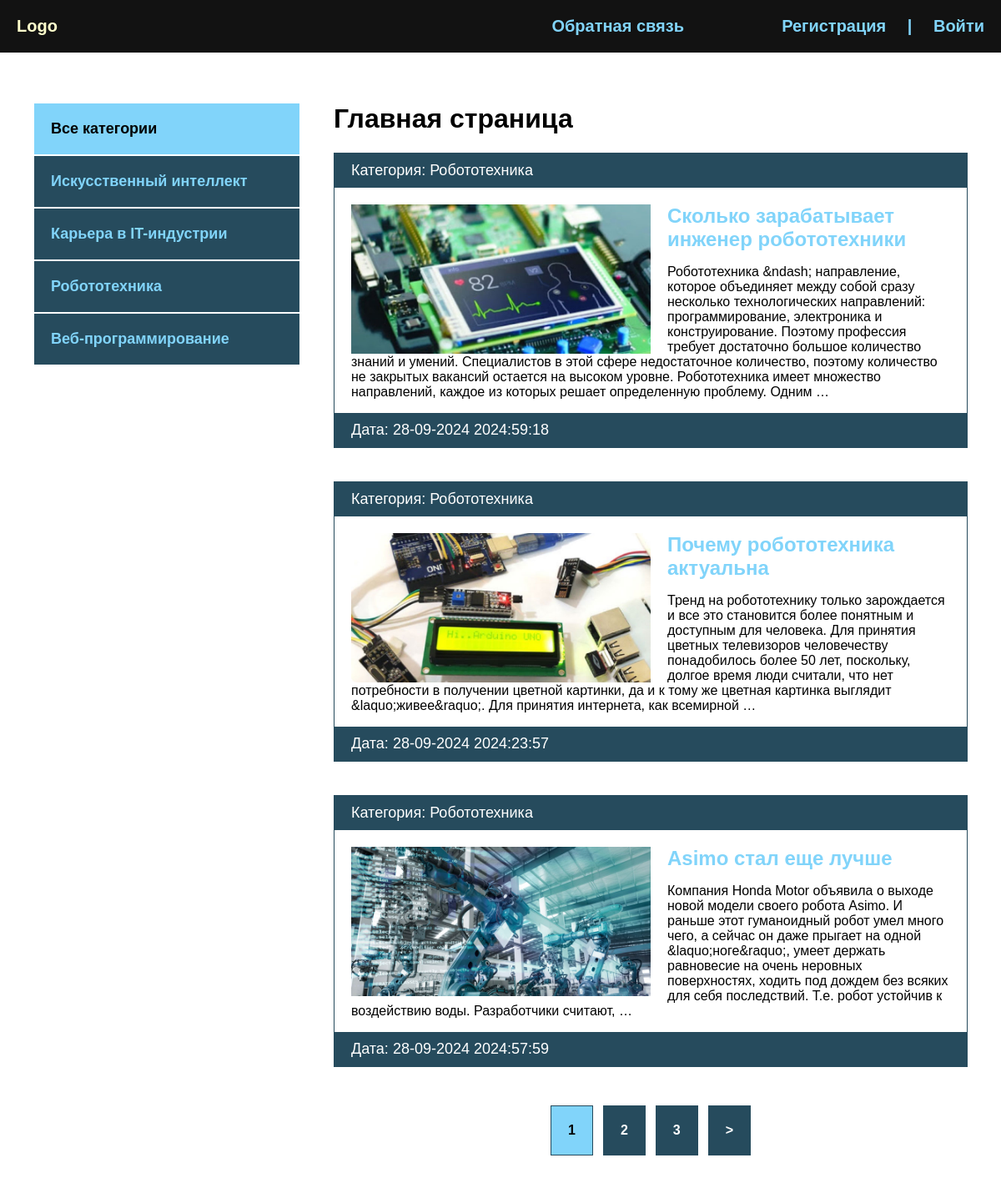
The page / on the database its author committed.
### blog/models.py (models this page shows, shortened)
class Category(models.Model):
    name = models.CharField(max_length=255, verbose_name="Категория")
    slug = models.SlugField(max_length=255, unique=True, verbose_name="URL")
    def __str__(self):
        return self.name
    def get_absolute_url(self):
        return reverse('category', kwargs={'cat_slug': self.slug})
    class Meta:
        verbose_name = 'категорию'
        verbose_name_plural = 'категории'

class Blog(models.Model):
    title = models.CharField(max_length=255, verbose_name="Название")
    slug = models.SlugField(max_length=255, unique=True, verbose_name="URL")
    content = models.TextField(blank=True, verbose_name="Контент")
    photo = models.ImageField(upload_to="photos/%Y/%m/%d/", blank=True, verbose_name="Фото")
    time_created = models.DateTimeField(auto_now_add=True, verbose_name="Дата публикации")
    time_update = models.DateTimeField(auto_now=True, verbose_name="Дата обновления")
    is_published = models.BooleanField(default=True, verbose_name="Опубликовано")
    cat = models.ForeignKey('Category', on_delete=models.PROTECT, verbose_name="Категория")
    def get_absolute_url(self):
        return reverse('post', kwargs={'post_slug': self.slug})
    class Meta:
        verbose_name = 'новость'
        verbose_name_plural = 'новости'
        ordering = ['-time_created']

### blog/views.py (the view)
# urls.py: path('', BlogHome.as_view(), name='index'),
class BlogHome(DataMixin, ListView):
    model = Blog  # posts = Blog.objects.all()
    template_name = "blog/index.html"
    context_object_name = "posts"
    def get_context_data(self, *, object_list=None, **kwargs):
        context = super().get_context_data(**kwargs)
        c_def = self.get_user_context(title="Главная страница")
        return dict(list(context.items()) + list(c_def.items()))
    def get_queryset(self):
        return Blog.objects.filter(is_published=True).select_related('cat')

### blog/utils.py (called while the page is built)
    def get_user_context(self, **kwargs):
        context = kwargs
        cats = Category.objects.annotate(Count('blog'))  # all() было вместо аннотате
        user_menu = menu.copy()
        if not self.request.user.is_authenticated:
            user_menu.pop(0)
        context['menu'] = user_menu
        context['cats'] = cats
        if 'cat_selected' not in context:
            context['cat_selected'] = 0
        return context

### blog/templates/blog/index.html
{% extends 'blog/base.html' %}
{% load static %}
{% block content %}
<h1>{{ title }}</h1>
<ul>
    {% for p in posts %}
    <li>
        <p class="first">Категория: {{ p.cat }}</p>
        <div class="text">
            {% if p.photo %}
            <img src="{{ p.photo.url }}" class="image" alt="">
            {% else %}
            <img src="{% static 'blog/default.jpg' %}" class="image" alt="">
            {% endif %}
            <h2><a href="{{ p.get_absolute_url }}">{{ p.title }}</a></h2>
            <p>{{ p.content|striptags|truncatewords:50 }}</p>
        </div>
        <p class="date">Дата: {{ p.time_update|date:"d-m-Y Y:i:s" }}</p>
    </li>
    {% endfor %}
</ul>
{% endblock %}

### blog/templates/blog/base.html (shortened to what this page needs)
<!DOCTYPE html>
{% load static %}
{% load blog_tags %}
<html lang="en">
<head>
    <link rel="stylesheet" href="{% static 'css/style.css' %}">
</head>
<body>
<div class="header">
    <div class="wrap">
        <ul class="mainmenu">
            <li class="logo"><a href="{% url 'index' %}">Logo</a></li>
            {% for m in menu %}
            <li class="last"><a href="{% url m.url_name %}">{{ m.title }}</a></li>
            {% endfor %}
            {% if request.user.is_authenticated %}
            <li class="last">{{ user.username }} |
                <form action="{% url 'logout' %}" method="post">
                    {% csrf_token %}
                    <input type="submit" class="log" value="Выход">
                </form>
            </li>
            {% else %}
            <li class="last"><a href="{% url 'register' %}">Регистрация</a> | <a href="{% url 'login' %}">Войти</a></li>
            {% endif %}
        </ul>
    </div>
</div>
<div class="content">
    <div class="wrap">
        <div class="sidebar">
            <ul>
                {% if cat_selected == 0 %}
                <li class="selected">Все категории</li>
                {% else %}
                <li><a href="{% url 'index' %}">Все категории</a></li>
                {% endif %}
                {% for c in cats %}
                {% if c.blog__count > 0 %}
                {% if c.pk == cat_selected %}
                <li class="selected">{{ c.name }}</li>
                {% else %}
                <li><a href="{{ c.get_absolute_url }}">{{ c.name }}</a></li>
                {% endif %}
                {% endif %}
                {% endfor %}
            </ul>
        </div>
        <div class="main">
            {% block content %}
            {% endblock %}
            {% if page_obj.has_other_pages %}
            <div>
                <ul class="list-pages">
                    {% for p in paginator.page_range %}
                    {% if page_obj.number == p %}
                    <li class="page-num page-num-selected">{{ p }}</li>
                    {% elif p >= page_obj.number|add:-2 and p <= page_obj.number|add:2 %}
                    <li class="page-num">
                        <a href="?page={{ p }}">{{ p }}</a>
                    </li>
                    {% endif%}
                    {% endfor %}
                    {% if page_obj.has_next %}
                    <li class="page-num">
                        <a href="?page={{ page_obj.next_page_number }}">&gt;</a>
                    </li>
                    {% endif%}
                </ul>
            </div>
            {% endif %}
        </div>
    </div>
</div>
</body>
</html>

### blog/static/css/style.css (style rules this page uses)
.list-pages { display: flex; justify-content: center; }
.list-pages .page-num-selected { background: #81d4fa; padding: 20px; }
.list-pages a { background: #264b5d; padding: 20px; display: block; color: #FFF; }
.page-num { margin: 6px; font-weight: bold; }
body { margin: 0; padding: 0; background: #264b5d; font-family: Verdana, Geneva, Tahoma, sans-serif; }
.wrap { max-width: 1200px; margin: 0 auto; }
.content .wrap { background: #FFF; padding: 40px; box-sizing: border-box; display: flex; }
ul { list-style: none; margin: 0; padding: 0; }
a { color:#81d4fa; text-decoration: none; padding: 20px; }
.header { background: #121212; }
.mainmenu { display: flex; align-items: center; font-size: 20px; font-weight: bold; justify-content: space-between; }
.logo { flex-basis: 40%; }
.last { flex-basis: 30%; text-align: right; color:#81d4fa; }
.mainmenu li { padding: 20px 0; }
.sidebar ul { width: 320px; margin-right: 40px; margin-top: 20px; }
.sidebar a { padding: 20px; display: block; border: 1px solid #FFF; background: #264b5d; font-weight: bold; font-size: 18px; }
.selected { background: #81d4fa; padding: 20px; border: 1px solid #FFF; font-weight: bold; font-size: 18px; }
.main li { border: 1px solid #264b5d; margin-bottom: 40px; }
.first, .date { padding: 10px 20px; background: #264b5d; font-size: 18px; color: #FFF; margin: 0; }
.image { max-width: 50%; float: left; margin-right: 20px; }
.text { padding: 20px 20px 0; }
.text h2 { margin: 0; }
.text a { padding-left: 0; }
.last a { display: inline; }

### rows shown on the page
Category: name "Искусственный интеллект"
Category: name "Карьера в IT-индустрии"
Category: name "Робототехника"
Category: name "Веб-программирование"
Blog: cat "Робототехника", photo (picture), title "Сколько зарабатывает инженер робототехники", content "Робототехника &ndash; направление, которое объединяет между собой сразу несколько технологических направлений: программирование, электроника и конструирование. Поэтому профессия требует достаточно большое количество знаний и умений. Специалистов в этой сфере недостаточное количество, поэтому количество не закрытых вакансий остается на высоком уровне. Робототехника имеет множество направлений, каждое из которых решает определенную проблему. Одним …", time_update "28-09-2024 2024:59:18"
Blog: cat "Робототехника", photo (picture), title "Почему робототехника актуальна", content "Тренд на робототехнику только зарождается и все это становится более понятным и доступным для человека. Для принятия цветных телевизоров человечеству понадобилось более 50 лет, поскольку, долгое время люди считали, что нет потребности в получении цветной картинки, да и к тому же цветная картинка выглядит &laquo;живее&raquo;. Для принятия интернета, как всемирной …", time_update "28-09-2024 2024:23:57"
Blog: cat "Робототехника", title "Asimo стал еще лучше", content "Компания Honda Motor объявила о выходе новой модели своего робота Asimo. И раньше этот гуманоидный робот умел много чего, а сейчас он даже прыгает на одной &laquo;ноге&raquo;, умеет держать равновесие на очень неровных поверхностях, ходить под дождем без всяких для себя последствий. Т.е. робот устойчив к воздействию воды. Разработчики считают, …", time_update "28-09-2024 2024:57:59"

### other values the page prints
{{ m.title }} "Обратная связь"
{{ title }} "Главная страница"
{{ p }} "1"
{{ p }} "2" "3"
